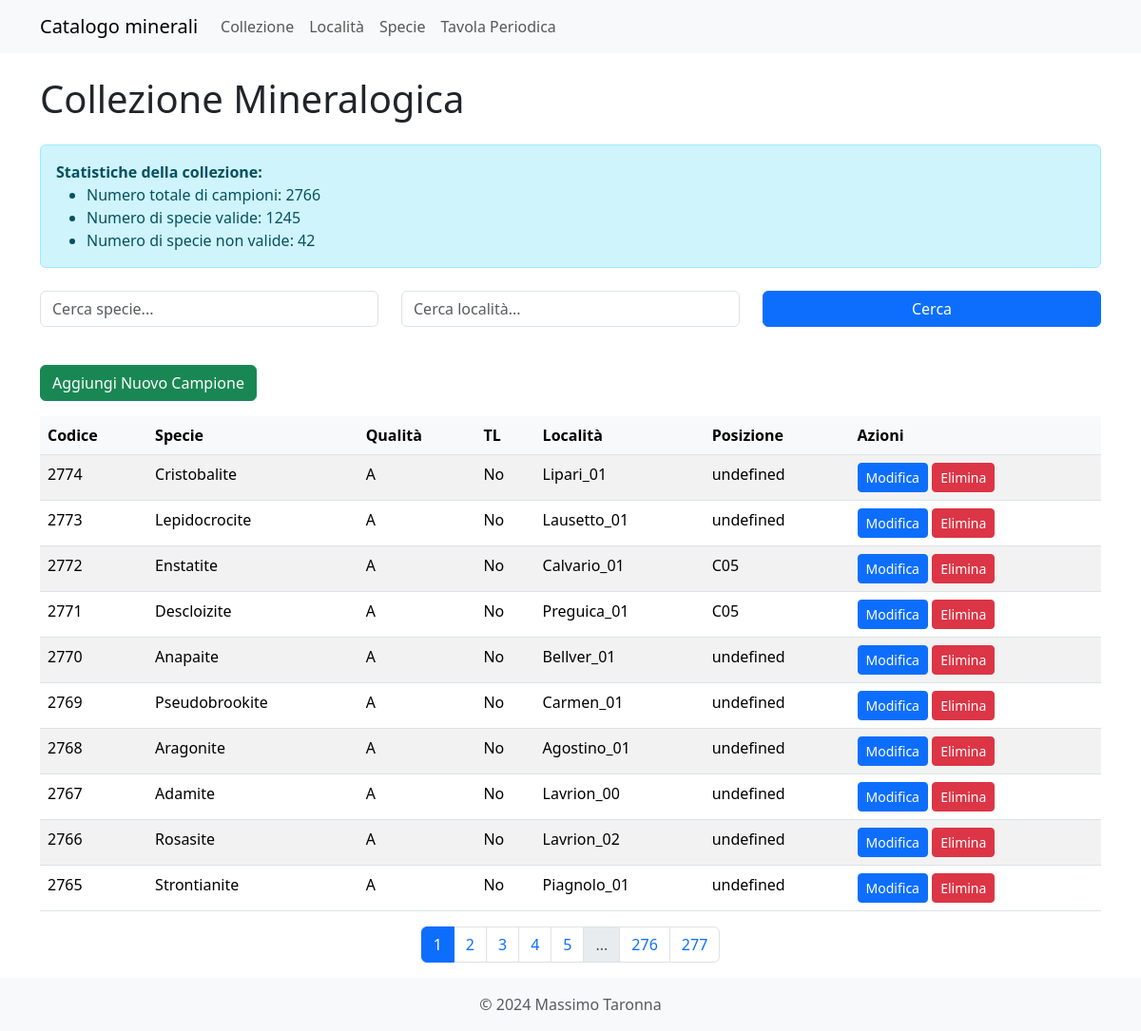
Page /collezione on the earlier database version.
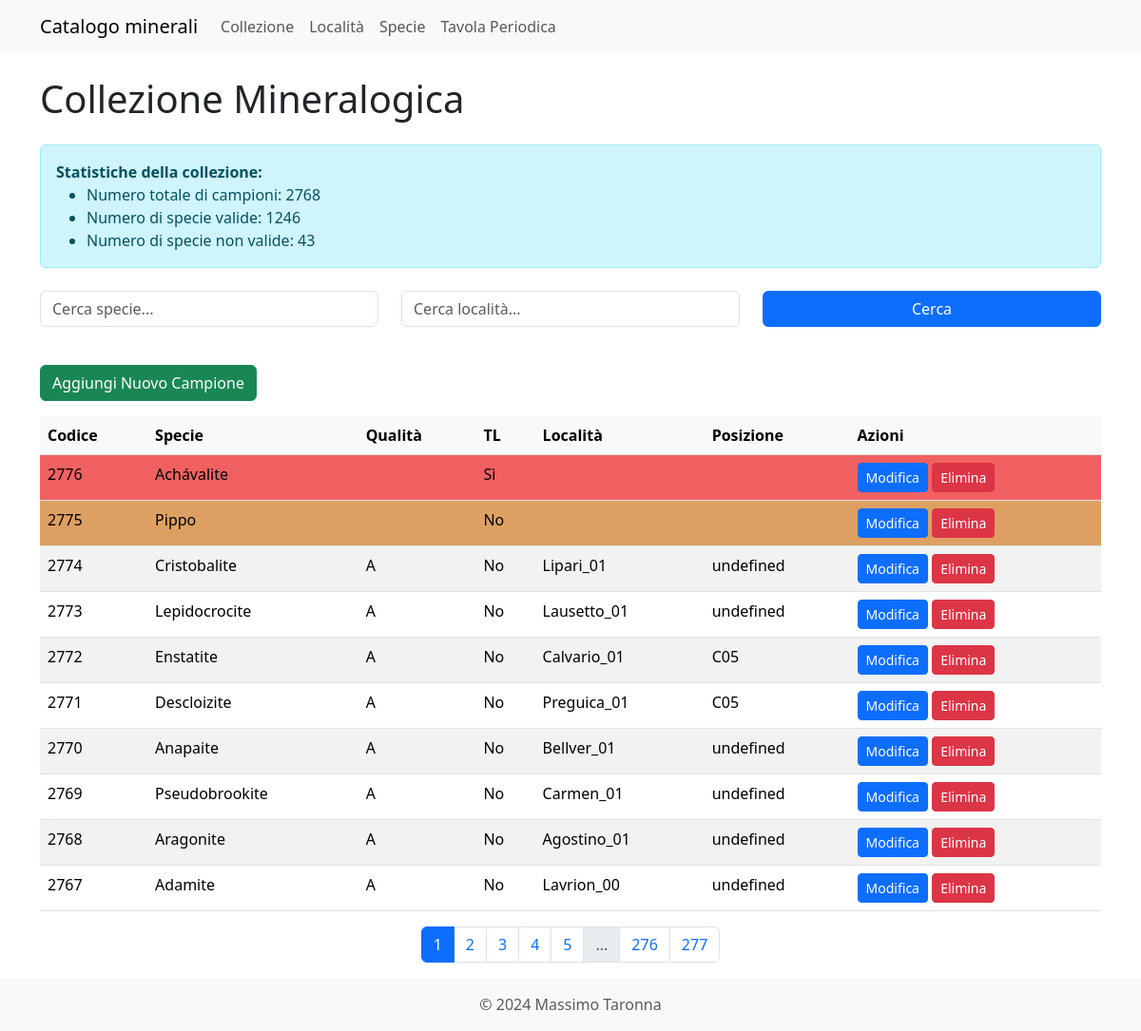
Same page on the later database version.
### models.py (models this page shows, shortened)
class Collezione(db.Model, SerializerMixin):
    id = db.Column(db.Integer, primary_key=True)
    codice = db.Column(db.Integer, unique=True, nullable=False)
    posizione = db.Column(db.String(50))
    specie_id = db.Column(db.Integer, db.ForeignKey('specie.id', name='fk_collezione_specie'), nullable=True)
    specie_nome = db.Column(db.String(100))
    specie_non_valida = db.Column(db.String(100))
    varieta = db.Column(db.String(100))
    alias = db.Column(db.String(100))
    associazione = db.Column(db.String(100))
    cod_loc = db.Column(db.String(30), db.ForeignKey('localita.cod_loc', name='fk_collezione_localita'))
    dimensionamento = db.Column(db.String(50))
    qualita = db.Column(db.String(10))
    data_ins = db.Column(db.Date)
    data_acq = db.Column(db.Date)
    mod_acq = db.Column(db.String(50))
    acquisito_da = db.Column(db.String(100))
    costo = db.Column(db.Float)
    luogo_acq = db.Column(db.String(50))
    scambiato_per = db.Column(db.String(50))
    note = db.Column(db.Text)
    referenza = db.Column(db.String(100))
    descrizione = db.Column(db.String(200))
    fluor_lw = db.Column(db.String(20))
    fluor_sw = db.Column(db.String(20))
    radioattivo = db.Column(db.String(20))
    tl = db.Column(db.Boolean)
    specie_rel = db.relationship('Specie', back_populates='campioni')
    serialize_rules = ('-localita', '-specie_rel')

### app.py (the view)
@app.route('/collezione', methods=['GET'])
def collezione():
    page = request.args.get('page', 1, type=int)
    specie_search = request.args.get('specie-search', '')
    localita_search = request.args.get('localita-search', '')
    query = Collezione.query
    if specie_search:
        query = query.filter(Collezione.specie_nome.ilike(f'%{specie_search}%'))
    if localita_search:
        query = query.filter(Collezione.cod_loc.ilike(f'%{localita_search}%'))
    pagination = query.order_by(Collezione.codice.desc()).paginate(page=page, per_page=10, error_out=False)
    items = pagination.items
    total_campioni = query.count()
    specie_valide = db.session.query(func.count(func.distinct(Collezione.specie_id))).filter(Collezione.specie_id.isnot(None)).scalar()
    specie_non_valide = db.session.query(func.count(func.distinct(Collezione.specie_nome))).filter(Collezione.specie_id.is_(None)).scalar()
    return render_template('collezione.html',
                           items=items,
                           pagination=pagination,
                           total_campioni=total_campioni,
                           specie_valide=specie_valide,
                           specie_non_valide=specie_non_valide,
                           specie_search=specie_search,
                           localita_search=localita_search)

### app.py (called while the page is built)
@app.context_processor
def inject_specie_valide():
    specie_valide_count = db.session.query(func.count(func.distinct(Collezione.specie_id))).filter(Collezione.specie_id.isnot(None)).scalar()
    return {'specie_valide': specie_valide_count}

### templates/collezione.html (shortened to what this page needs)
{% extends "base.html" %}
{% block content %}
<h1 class="mb-4">Collezione Mineralogica</h1>
<div class="alert alert-info mb-4">
    <p class="mb-0"><strong>Statistiche della collezione:</strong></p>
    <ul class="mb-0">
        <li>Numero totale di campioni: {{ total_campioni }}</li>
        <li>Numero di specie valide: {{ specie_valide }}</li>
        <li>Numero di specie non valide: {{ specie_non_valide }}</li>
    </ul>
</div>
<form method="GET" class="mb-4">
    <div class="row">
        <div class="col-md-4 mb-3">
            <input type="text" id="specie-search" name="specie-search" class="form-control" placeholder="Cerca specie..." value="{{ specie_search }}">
        </div>
        <div class="col-md-4 mb-3">
            <input type="text" id="localita-search" name="localita-search" class="form-control" placeholder="Cerca località..." value="{{ localita_search }}">
        </div>
        <div class="col-md-4 mb-3">
            <button class="btn btn-primary w-100" type="submit">Cerca</button>
        </div>
    </div>
</form>
<a href="{{ url_for('new_collezione') }}" class="btn btn-success mb-3">Aggiungi Nuovo Campione</a>
<table class="table table-striped">
    <thead>
        <tr>
            <th>Codice</th>
            <th>Specie</th>
            <th>Qualità</th>
            <th>TL</th>
            <th>Località</th>
            <th>Posizione</th>
            <th>Azioni</th>
        </tr>
    </thead>
    <tbody>
        {% for item in items %}
        <tr class="{% if item.specie_non_valida %}non-valida{% endif %} {% if item.tl %}tl-true{% endif %}">
            <td>{{ item.codice }}</td>
            <td>{{ item.specie_nome }}</td>
            <td>{{ item.qualita }}</td>
            <td>{{ "Sì" if item.tl else "No" }}</td>
            <td>{{ item.cod_loc }}</td>
            <td>{{ item.posizione }}</td>
            <td>
                <a href="{{ url_for('edit_collezione', id=item.id) }}" class="btn btn-sm btn-primary">Modifica</a>
                <button type="button" class="btn btn-sm btn-danger" data-bs-toggle="modal" data-bs-target="#deleteModal{{ item.id }}">
                    Elimina
                </button>
            </td>
        </tr>
        {% endfor %}
    </tbody>
</table>
{% if pagination.pages > 1 %}
<nav aria-label="Page navigation">
    <ul class="pagination justify-content-center">
        {% for page in pagination.iter_pages() %}
            {% if page %}
                {% if page != pagination.page %}
                    <li class="page-item">
                        <a class="page-link" href="{{ url_for('collezione', page=page, specie_search=specie_search, localita_search=localita_search) }}">{{ page }}</a>
                    </li>
                {% else %}
                    <li class="page-item active"><span class="page-link">{{ page }}</span></li>
                {% endif %}
            {% else %}
                <li class="page-item disabled"><span class="page-link">...</span></li>
            {% endif %}
        {% endfor %}
    </ul>
</nav>
{% endif %}
{% endblock %}

### templates/base.html (shortened to what this page needs)
<!DOCTYPE html>
<html lang="en">
<head>
    {% include 'includes/head.html' %}
</head>
<body>
    {% include 'includes/navbar.html' %}
    <div class="container mt-4">
        {% block content %}{% endblock %}
    </div>
    {% include 'includes/footer.html' %}
</body>
</html>

### templates/includes/head.html (shortened to what this page needs)
<link href="https://cdn.jsdelivr.net/npm/bootstrap@5.3.3/dist/css/bootstrap.min.css" rel="stylesheet">
<link href="{{ url_for('static', filename='styles/style.css') }}" rel="stylesheet">
<link rel="stylesheet" href="https://cdn.jsdelivr.net/npm/autocomplete.js/dist/autocomplete.min.css">

### templates/includes/navbar.html (shortened to what this page needs)
<nav class="navbar navbar-expand-lg navbar-light bg-light">
    <div class="container">
        <a class="navbar-brand" href="{{ url_for('index') }}">Catalogo minerali</a>
        <div class="collapse navbar-collapse" id="navbarNav">
            <ul class="navbar-nav">
                <li class="nav-item">
                    <a class="nav-link" href="{{ url_for('collezione') }}">Collezione</a>
                </li>
                <li class="nav-item">
                    <a class="nav-link" href="{{ url_for('localita') }}">Località</a>
                </li>
                <li class="nav-item">
                    <a class="nav-link" href="{{ url_for('specie') }}">Specie</a>
                </li>
                <li class="nav-item">
                    <a class="nav-link" href="{{ url_for('tavola_periodica') }}">Tavola Periodica</a>
                </li>
            </ul>
        </div>
    </div>
</nav>

### templates/includes/footer.html
<footer class="footer mt-auto py-3 bg-light">
    <div class="container text-center">
        <span class="text-muted">© 2024 Massimo Taronna</span>
    </div>
</footer>

### static/styles/style.css (style rules this page uses)
.table-striped tbody tr:nth-of-type(odd) { background-color: rgba(0, 0, 0, .05); }
.table th { background-color: #f8f9fa; }
table.table-striped tbody tr.non-valida, table.table-striped tbody tr.non-valida td { background-color: #dea062 !important; }
table.table-striped tbody tr.tl-true, table.table-striped tbody tr.tl-true td { background-color: #ff6666 !important; }

Differences in the rows shown:
no longer on this page (row unchanged): Collezione: codice "2766", specie_nome "Rosasite", qualita "A", tl "No", cod_loc "Lavrion_02", posizione "undefined"
no longer on this page (row unchanged): Collezione: codice "2765", specie_nome "Strontianite", qualita "A", tl "No", cod_loc "Piagnolo_01", posizione "undefined"
added Collezione: codice "2776", specie_nome "Achávalite", tl "Sì"
added Collezione: codice "2775", specie_nome "Pippo", tl "No"
Other differences:
{{ total_campioni }}: "2766" → "2768"
{{ specie_valide }}: "1245" → "1246"
{{ specie_non_valide }}: "42" → "43"
